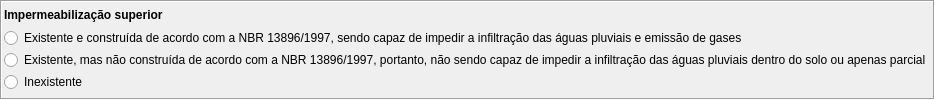
        <widget class="QFrame" name="frame_36">
         <property name="sizePolicy">
          <sizepolicy hsizetype="Preferred" vsizetype="Fixed">
           <horstretch>0</horstretch>
           <verstretch>0</verstretch>
          </sizepolicy>
         </property>
         <property name="frameShape">
          <enum>QFrame::Box</enum>
         </property>
         <property name="frameShadow">
          <enum>QFrame::Sunken</enum>
         </property>
         <layout class="QHBoxLayout" name="horizontalLayout_63" stretch="0">
          <property name="spacing">
           <number>2</number>
          </property>
          <property name="leftMargin">
           <number>2</number>
          </property>
          <property name="topMargin">
           <number>2</number>
          </property>
          <property name="rightMargin">
           <number>2</number>
          </property>
          <property name="bottomMargin">
           <number>2</number>
          </property>
          <item>
           <layout class="QVBoxLayout" name="verticalLayout_54">
            <property name="spacing">
             <number>2</number>
            </property>
            <item>
             <widget class="QLabel" name="lbImpermeabilizacaoSuperior">
              <property name="sizePolicy">
               <sizepolicy hsizetype="Preferred" vsizetype="Fixed">
                <horstretch>0</horstretch>
                <verstretch>0</verstretch>
               </sizepolicy>
              </property>
              <property name="text">
               <string>&lt;html&gt;&lt;head/&gt;&lt;body&gt;&lt;p align=&quot;justify&quot;&gt;&lt;span style=&quot; font-weight:600;&quot;&gt;Impermeabilização superior&lt;/span&gt;&lt;/p&gt;&lt;/body&gt;&lt;/html&gt;</string>
              </property>
             </widget>
            </item>
            <item>
             <layout class="QVBoxLayout" name="verticalLayout_55">
              <property name="spacing">
               <number>2</number>
              </property>
              <item>
               <widget class="QRadioButton" name="rbImpermeabilizacaoSuperior_0">
                <property name="sizePolicy">
                 <sizepolicy hsizetype="Preferred" vsizetype="Fixed">
                  <horstretch>0</horstretch>
                  <verstretch>0</verstretch>
                 </sizepolicy>
                </property>
                <property name="text">
                 <string>Existente e construída de acordo com a NBR 13896/1997, sendo capaz de impedir a infiltração das águas pluviais e emissão de gases</string>
                </property>
               </widget>
              </item>
              <item>
               <widget class="QRadioButton" name="rbImpermeabilizacaoSuperior_1">
                <property name="sizePolicy">
                 <sizepolicy hsizetype="Preferred" vsizetype="Fixed">
                  <horstretch>0</horstretch>
                  <verstretch>0</verstretch>
                 </sizepolicy>
                </property>
                <property name="text">
                 <string>Existente, mas não construída de acordo com a NBR 13896/1997, portanto, não sendo capaz de impedir a infiltração das águas pluviais dentro do solo ou apenas parcial</string>
                </property>
               </widget>
              </item>
              <item>
               <widget class="QRadioButton" name="rbImpermeabilizacaoSuperior_2">
                <property name="sizePolicy">
                 <sizepolicy hsizetype="Preferred" vsizetype="Fixed">
                  <horstretch>0</horstretch>
                  <verstretch>0</verstretch>
                 </sizepolicy>
                </property>
                <property name="text">
                 <string>Inexistente</string>
                </property>
               </widget>
              </item>
             </layout>
            </item>
           </layout>
          </item>
         </layout>
        </widget>
